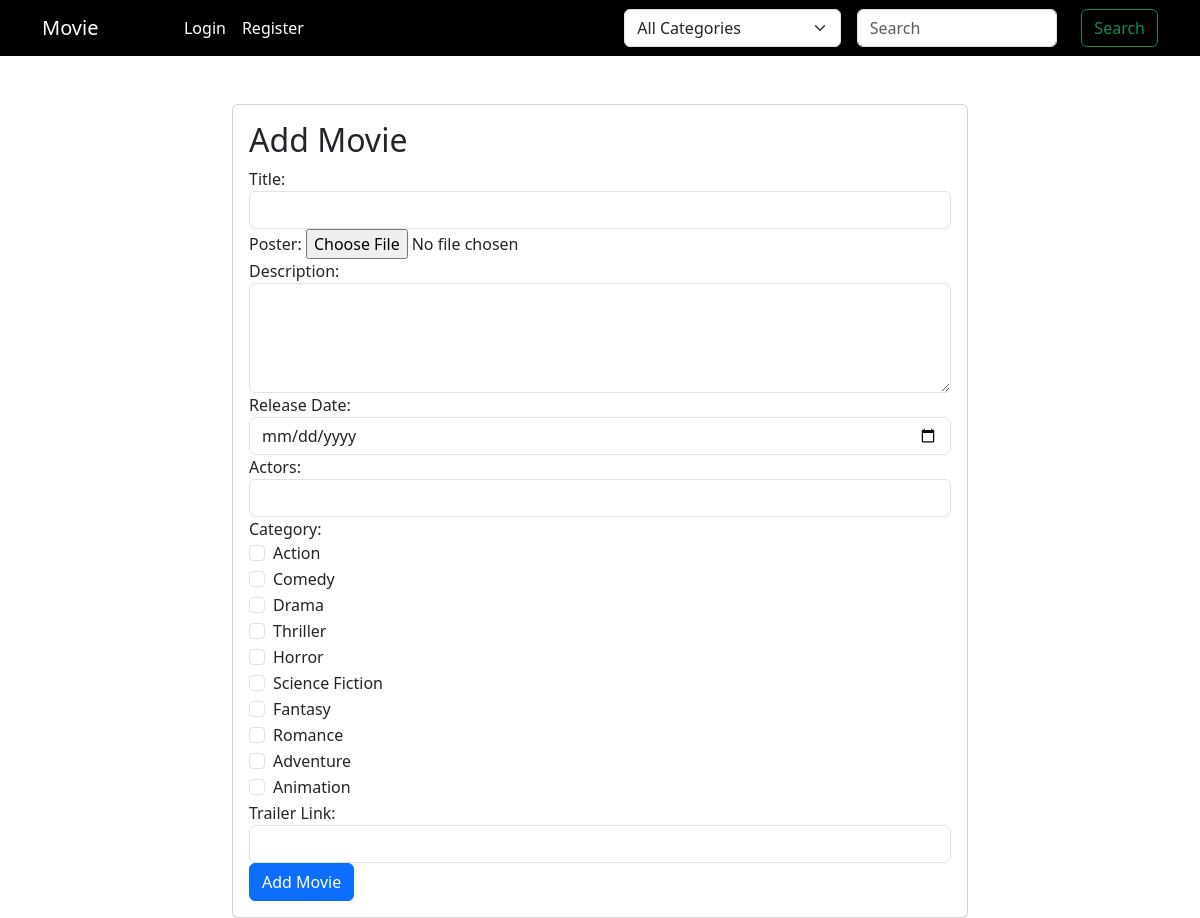
The page /add_movie/ on the database as committed earlier.
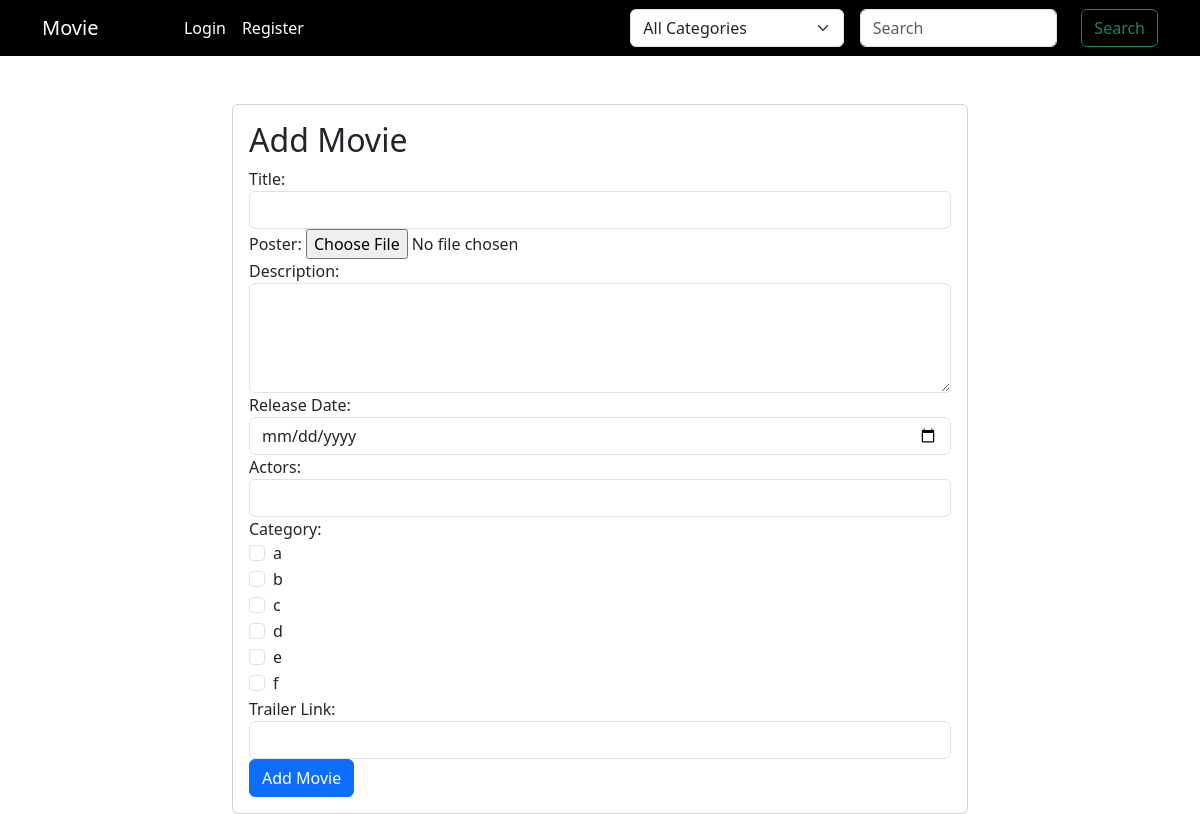
The same page on the database as committed later.
### category/models.py (models this page shows, shortened)
class Category(models.Model):
    title = models.CharField(max_length=50)

### movie_management/views.py (the view)
def add_movie(request):
    categories = Category.objects.all()
    if request.method == 'POST':
        form = MovieForm(request.POST, request.FILES)
        if form.is_valid():
            movie = form.save(commit=False)
            movie.added_by = request.user
            movie.save()
            form.save_m2m()
            return redirect('home')
    else:
        form = MovieForm()
    return render(request, 'add_movie.html', {'form': form, 'categories': categories})

### movie_management/forms.py
class MovieForm(forms.ModelForm):
    class Meta:
        model = Movie
        fields = ['title', 'poster', 'description', 'release_date', 'actors', 'category', 'trailer_link']
        widgets = {
            'release_date': forms.DateInput(attrs={'type': 'date'})
        }

### templates/add_movie.html (shortened to what this page needs)
{% extends 'layout.html' %}
{% block content %}
<div class="container mt-5">
    <div class="row justify-content-center">
        <div class="col-md-8">
            <div class="card">
                <div class="card-body">
                    <h2 class="card-title">Add Movie</h2>
                    <form method="post" enctype="multipart/form-data">
                        <div class="form-group">
                            <label for="id_title">Title:</label>
                            <input type="text" name="title" id="id_title" class="form-control" required>
                        </div>
                        <div class="form-group">
                            <label for="id_poster">Poster:</label>
                            <input type="file" name="poster" id="id_poster" class="form-control-file" required>
                        </div>
                        <div class="form-group">
                            <label for="id_description">Description:</label>
                            <textarea name="description" id="id_description" rows="4" class="form-control" required></textarea>
                        </div>
                        <div class="form-group">
                            <label for="id_release_date">Release Date:</label>
                            <input type="date" name="release_date" id="id_release_date" class="form-control" required>
                        </div>
                        <div class="form-group">
                            <label for="id_actors">Actors:</label>
                            <input type="text" name="actors" id="id_actors" class="form-control" required>
                        </div>
                        <div class="form-group">
                            <label>Category:</label><br>
                            {% for category in categories %}
                                <div class="form-check">
                                    <input type="checkbox" name="category" class="form-check-input" id="category_{{ category.pk }}" value="{{ category.pk }}">
                                    <label class="form-check-label">{{ category.title }}</label>
                                </div>
                            {% endfor %}
                        </div>
                        <div class="form-group">
                            <label for="id_trailer_link">Trailer Link:</label>
                            <input type="text" name="trailer_link" id="id_trailer_link" class="form-control" required>
                        </div>
                        <button type="submit" class="btn btn-primary">Add Movie</button>
                    </form>
                </div>
            </div>
        </div>
    </div>
</div>
{% endblock content %}

Rows that differ between the two databases and show on the page:
removed Category: title "Fantasy"
removed Category: title "Romance"
removed Category: title "Adventure"
removed Category: title "Animation"
changed Category (number 1 of 6 on the later page): title "Action" → "a"
changed Category (number 2 of 6 on the later page): title "Comedy" → "b"
changed Category (number 3 of 6 on the later page): title "Drama" → "c"
changed Category (number 4 of 6 on the later page): title "Thriller" → "d"
changed Category (number 5 of 6 on the later page): title "Horror" → "e"
changed Category (number 6 of 6 on the later page): title "Science Fiction" → "f"
